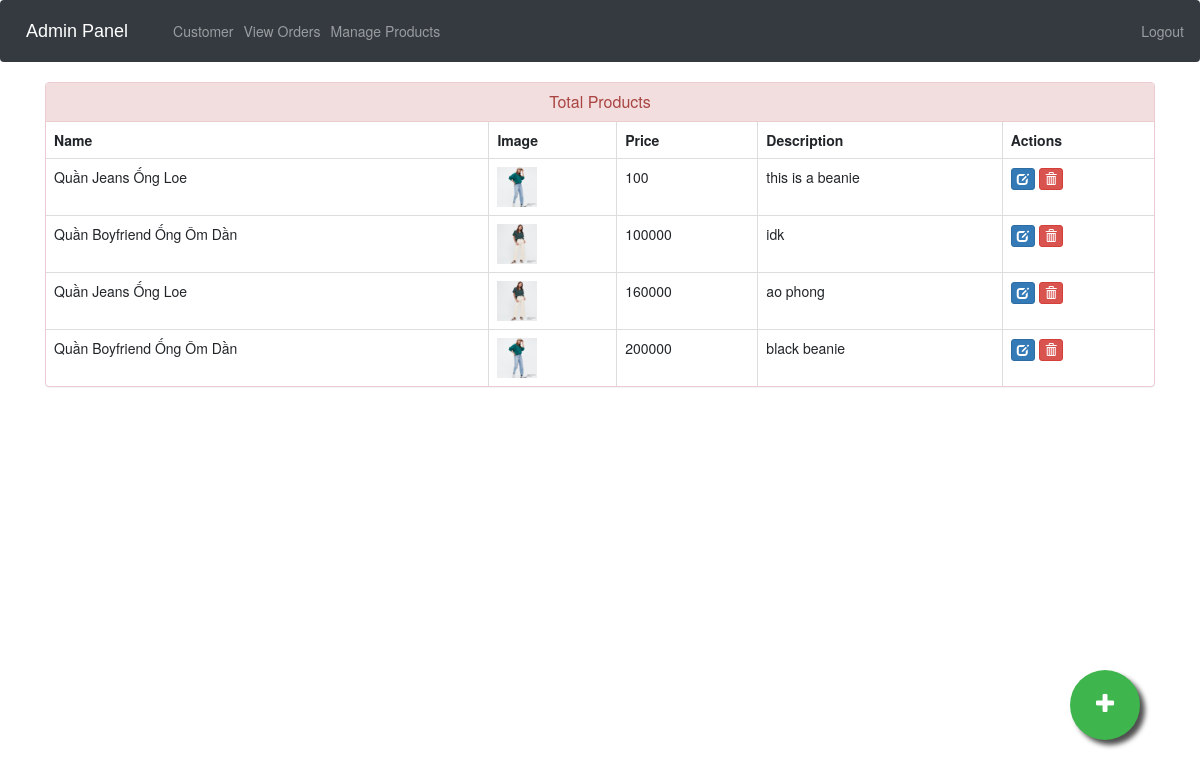
The page /admin-products (signed in) on the database its author committed.
### ecom/models.py (models this page shows, shortened)
class Product(models.Model):
    name=models.CharField(max_length=40)
    product_image= models.ImageField(upload_to='product_image/',null=True,blank=True)
    price = models.PositiveIntegerField()
    description=models.CharField(max_length=40)

### ecom/views.py (the view)
# urls.py: path('admin-products', views.admin_products_view,name='admin-products'),
@login_required(login_url='adminlogin')
def admin_products_view(request):
    products=models.Product.objects.all()
    return render(request,'ecom/admin_products.html',{'products':products})

### templates/ecom/admin_products.html (shortened to what this page needs)
{% extends 'ecom/admin_base.html' %}
{% load static %}
{% block content %}
<head>
  <link href="//netdna.bootstrapcdn.com/bootstrap/3.0.0/css/bootstrap.min.css" rel="stylesheet" id="bootstrap-css">
</head>
<div class="container">
  <div class="panel panel-danger">
    <div class="panel-heading">
      <h6 class="panel-title">Total Products</h6>
    </div>
    <table class="table table-hover table-bordered" id="dev-table">
      <thead>
        <tr>
          <th>Name</th>
          <th>Image</th>
          <th>Price</th>
          <th>Description</th>
          <th>Actions</th>
        </tr>
      </thead>
      {% for p in products %}
  {% if p %}
      <tr>
        <td> {{p.name}}</td>
        <td> <img src="{% static p.product_image.url %}" alt="Profile Pic" height="40px" width="40px" /></td>
        <td>{{p.price}}</td>
        <td>{{p.description}}</td>
        <td><a class="btn btn-primary btn-xs" href="{% url 'update-product' p.id  %}"><span class="glyphicon glyphicon-edit"></span></a>
          <a class="btn btn-danger btn-xs" href="{% url 'delete-product' p.id  %}"><span class="glyphicon glyphicon-trash"></span></a></td>
      </tr>
      {%else%}
      <br><br><br>
      <h1>No Products!!</h1>
      {% endif %}
      {% endfor %}
    </table>
  </div>
</div>
<a href="/admin-add-product" class="float">
<i class="fa fa-plus my-float"></i>
</a>
{% endblock content %}

### templates/ecom/admin_base.html (style rules this page uses)
.fa { font-size: 23px; width: 60px; text-align: center; text-decoration: none; margin: 5px 2px; border-radius: 50%; }

### templates/ecom/admin_products.html (style rules this page uses)
a:link { text-decoration: none; }
h6 { text-align: center; }
.float { position:fixed; width:70px; height:70px; bottom:60px; right:60px; background-color:#3eb54d; color:#FFF; border-radius:50px; text-align:center; box-shadow: 5px 5px 5px #505050; }
.my-float { margin-top:22px; }

### rows shown on the page
Product: name "Quần Jeans Ống Loe", product_image (picture), price "100", description "this is a beanie"
Product: name "Quần Boyfriend Ống Ôm Dần", product_image (picture), price "100000", description "idk"
Product: name "Quần Jeans Ống Loe", product_image (picture), price "160000", description "ao phong"
Product: name "Quần Boyfriend Ống Ôm Dần", product_image (picture), price "200000", description "black beanie"
